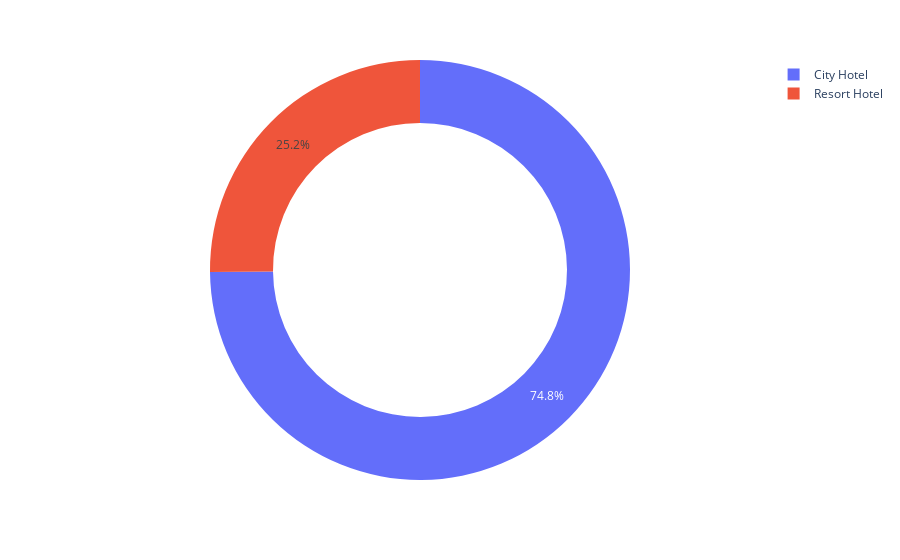

Notebook code for this chart:
### Code cell
px.pie(canceled1, names = "hotel" , values = "count" , hole = 0.7)

### Figure 1 — Plotly figure (JSON) as saved in the notebook; plotly's stock layout.template omitted (floating-point values rounded to 4 significant figures)
{"data": [{"domain": {"x": [0, 1], "y": [0, 1]}, "hole": 0.7, "hovertemplate": "hotel=%{label}<br>count=%{value}<extra></extra>", "labels": ["City Hotel", "Resort Hotel"], "legendgroup": "", "name": "", "showlegend": true, "type": "pie", "values": [33079, 11120]}], "layout": {"legend": {"tracegroupgap": 0}, "margin": {"t": 60}}}
